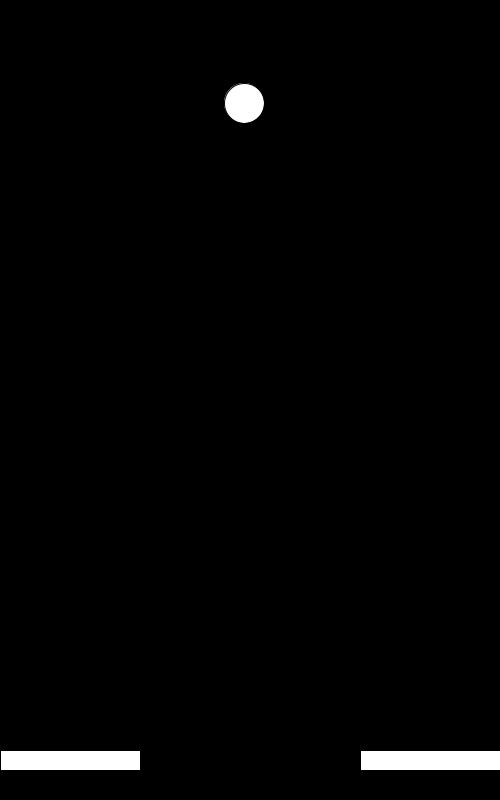
Frame 1 (no input)
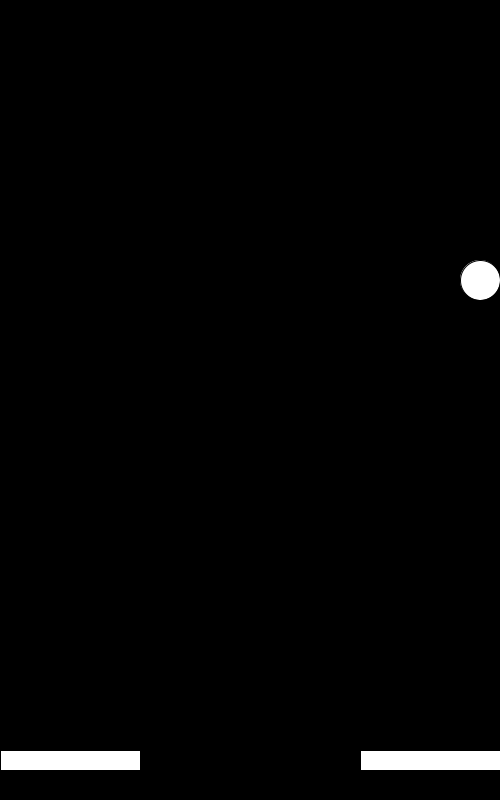
Frame 60 (the mouse pressed at the canvas centre just before this capture)
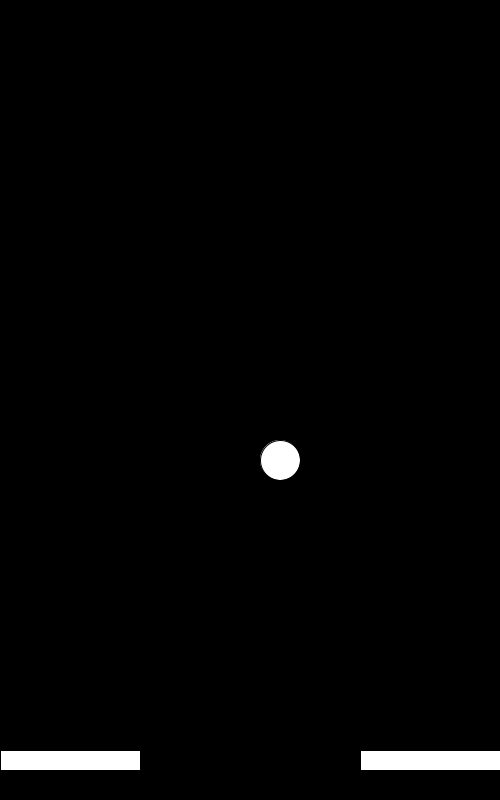
Frame 120 (the mouse held since frame 60 and released just before this capture)

The Processing sketch that drew these frames (run headless with seeded random() and noise(); from frame 60 on, the mouse is pressed at the canvas centre):

// Processing sketch: processing_90081
// ── processing_90081.pde

int xPos;
int speed;
int yPos;
int ySpeed;
int padY;
int padX;
color leftRectColor;
color rightRectColor;

void setup() {
  smooth();
  size(500, 800);
  xPos = 240;
  speed = 4;
  yPos = 100;
  ySpeed = 3;
  leftRectColor = color(255, 255, 255);
  rightRectColor = color(255, 255, 255);
}

void draw() {
  background(0);
  if (xPos>= width || xPos <= 0) {
    speed = speed * -1   ;                  // speed*= -1; ayni
  }
  xPos+=speed;
  if (yPos <= 0) {
    ySpeed = ySpeed * -1 ;
  }
  if ( yPos >= 750 ) {
    
    
    
    
    if (xPos >= 0 && xPos <= 140 && yPos >= 750 && yPos <= 770 ) {
      if (leftRectColor == color (255, 0, 0) ) {
        ySpeed = ySpeed * -1; //bounce
      } 
      else {
        //don't bounce
      }
    }
  }





  yPos+= ySpeed;
  ellipse(xPos, yPos, 40, 40);

  fill(leftRectColor);
  rect(0, 750, 140, 20);
  fill(rightRectColor);
  rect(360, 750, 140, 20);

  if ( keyPressed == true) {   
    if ( key== 's') {
      leftRectColor = color(255, 0, 0);
    }

    if (keyPressed == true) {
      if ( key == 'k') {
        rightRectColor = color(0, 255, 0);
      }
    }
  }
  else {
    leftRectColor = color(255, 255, 255);
    rightRectColor = color(255, 255, 255);
  }
}
